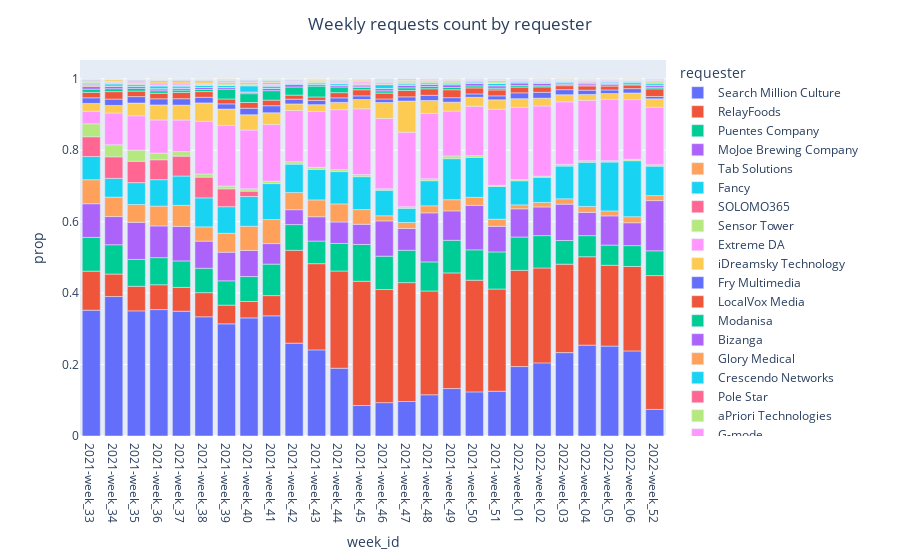

Notebook source saved alongside this figure:
### Markdown cell above
### Proportion  graph

### Code cell
req_weekly = ad_recs_annotated.groupby(['week_id']).requester.value_counts(normalize=True).to_frame()
req_weekly.rename(columns={'requester':'prop'},inplace=True)
req_weekly=req_weekly.reset_index()
req_weekly

fig = px.bar(req_weekly , x='week_id',y='prop', color='requester')
fig.update_layout(title_text='Weekly requests count by requester', title_x=0.5)

### Figure 1 — Plotly figure (JSON) as saved in the notebook; plotly's stock layout.template omitted (floating-point values rounded to 4 significant figures)
{"data": [{"alignmentgroup": "True", "hovertemplate": "requester=Search Million Culture<br>week_id=%{x}<br>prop=%{y}<extra></extra>", "legendgroup": "Search Million Culture", "marker": {"color": "#636efa", "pattern": {"shape": ""}}, "name": "Search Million Culture", "offsetgroup": "Search Million Culture", "orientation": "v", "showlegend": true, "textposition": "auto", "type": "bar", "x": ["2021-week_33", "2021-week_34", "2021-week_35", "2021-week_36", "2021-week_37", "2021-week_38", "2021-week_39", "2021-week_40", "2021-week_41", "2021-week_42", "2021-week_43", "2021-week_44", "2021-week_45", "2021-week_46", "2021-week_47", "2021-week_48", "2021-week_49", "2021-week_50", "2021-week_51", "2022-week_01", "2022-week_02", "2022-week_03", "2022-week_04", "2022-week_05", "2022-week_06", "2022-week_52"], "xaxis": "x", "y": [0.3522, 0.3904, 0.3503, 0.3539, 0.3494, 0.3337, 0.314, 0.3306, 0.3364, 0.2599, 0.2411, 0.1897, 0.08532, 0.09338, 0.09665, 0.1154, 0.1329, 0.1235, 0.1253, 0.1944, 0.2047, 0.2334, 0.2544, 0.2516, 0.2382, 0.07439], "yaxis": "y"}, {"alignmentgroup": "True", "hovertemplate": "requester=RelayFoods<br>week_id=%{x}<br>prop=%{y}<extra></extra>", "legendgroup": "RelayFoods", "marker": {"color": "#EF553B", "pattern": {"shape": ""}}, "name": "RelayFoods", "offsetgroup": "RelayFoods", "orientation": "v", "showlegend": true, "textposition": "auto", "type": "bar", "x": ["2021-week_33", "2021-week_34", "2021-week_35", "2021-week_36", "2021-week_37", "2021-week_38", "2021-week_39", "2021-week_40", "2021-week_41", "2021-week_42", "2021-week_43", "2021-week_44", "2021-week_45", "2021-week_46", "2021-week_47", "2021-week_48", "2021-week_49", "2021-week_50", "2021-week_51", "2022-week_01", "2022-week_02", "2022-week_03", "2022-week_04", "2022-week_05", "2022-week_06", "2022-week_52"], "xaxis": "x", "y": [0.1093, 0.06297, 0.06881, 0.06949, 0.06663, 0.06754, 0.05237, 0.04602, 0.05661, 0.2599, 0.2413, 0.2721, 0.3479, 0.3168, 0.3327, 0.2905, 0.3237, 0.3126, 0.2862, 0.2693, 0.2657, 0.2476, 0.2475, 0.2263, 0.2365, 0.3747], "yaxis": "y"}, {"alignmentgroup": "True", "hovertemplate": "requester=Puentes Company<br>week_id=%{x}<br>prop=%{y}<extra></extra>", "legendgroup": "Puentes Company", "marker": {"color": "#00cc96", "pattern": {"shape": ""}}, "name": "Puentes Company", "offsetgroup": "Puentes Company", "orientation": "v", "showlegend": true, "textposition": "auto", "type": "bar", "x": ["2021-week_33", "2021-week_34", "2021-week_35", "2021-week_36", "2021-week_37", "2021-week_38", "2021-week_39", "2021-week_40", "2021-week_41", "2021-week_42", "2021-week_43", "2021-week_44", "2021-week_45", "2021-week_46", "2021-week_47", "2021-week_48", "2021-week_49", "2021-week_50", "2021-week_51", "2022-week_01", "2022-week_02", "2022-week_03", "2022-week_04", "2022-week_05", "2022-week_06", "2022-week_52"], "xaxis": "x", "y": [0.09452, 0.08197, 0.07521, 0.07589, 0.07407, 0.06831, 0.06805, 0.06976, 0.08818, 0.07206, 0.06334, 0.07721, 0.103, 0.09324, 0.09061, 0.08144, 0.0913, 0.08498, 0.1038, 0.09336, 0.09062, 0.06635, 0.05902, 0.05654, 0.05831, 0.06937], "yaxis": "y"}, {"alignmentgroup": "True", "hovertemplate": "requester=MoJoe Brewing Company<br>week_id=%{x}<br>prop=%{y}<extra></extra>", "legendgroup": "MoJoe Brewing Company", "marker": {"color": "#ab63fa", "pattern": {"shape": ""}}, "name": "MoJoe Brewing Company", "offsetgroup": "MoJoe Brewing Company", "orientation": "v", "showlegend": true, "textposition": "auto", "type": "bar", "x": ["2021-week_33", "2021-week_34", "2021-week_35", "2021-week_36", "2021-week_37", "2021-week_38", "2021-week_39", "2021-week_40", "2021-week_41", "2021-week_42", "2021-week_43", "2021-week_44", "2021-week_45", "2021-week_46", "2021-week_47", "2021-week_48", "2021-week_49", "2021-week_50", "2021-week_51", "2022-week_01", "2022-week_02", "2022-week_03", "2022-week_04", "2022-week_05", "2022-week_06", "2022-week_52"], "xaxis": "x", "y": [0.09425, 0.07891, 0.1039, 0.08881, 0.09672, 0.07597, 0.08012, 0.07309, 0.05744, 0.04167, 0.068, 0.06007, 0.05651, 0.09875, 0.0611, 0.1373, 0.0823, 0.1245, 0.07169, 0.07897, 0.08029, 0.1017, 0.06508, 0.08174, 0.06394, 0.1406], "yaxis": "y"}, {"alignmentgroup": "True", "hovertemplate": "requester=Tab Solutions<br>week_id=%{x}<br>prop=%{y}<extra></extra>", "legendgroup": "Tab Solutions", "marker": {"color": "#FFA15A", "pattern": {"shape": ""}}, "name": "Tab Solutions", "offsetgroup": "Tab Solutions", "orientation": "v", "showlegend": true, "textposition": "auto", "type": "bar", "x": ["2021-week_33", "2021-week_34", "2021-week_35", "2021-week_36", "2021-week_37", "2021-week_38", "2021-week_39", "2021-week_40", "2021-week_41", "2021-week_42", "2021-week_43", "2021-week_44", "2021-week_45", "2021-week_46", "2021-week_47", "2021-week_48", "2021-week_49", "2021-week_50", "2021-week_51", "2022-week_01", "2022-week_02", "2022-week_03", "2022-week_04", "2022-week_05", "2022-week_06", "2022-week_52"], "xaxis": "x", "y": [0.06722, 0.05435, 0.04982, 0.05552, 0.05885, 0.04001, 0.05293, 0.06775, 0.06725, 0.048, 0.04719, 0.05063, 0.04114, 0.01436, 0.01659, 0.01972, 0.03132, 0.02256, 0.01999, 0.01098, 0.01262, 0.01495, 0.01657, 0.01393, 0.0171, 0.014], "yaxis": "y"}, {"alignmentgroup": "True", "hovertemplate": "requester=Fancy<br>week_id=%{x}<br>prop=%{y}<extra></extra>", "legendgroup": "Fancy", "marker": {"color": "#19d3f3", "pattern": {"shape": ""}}, "name": "Fancy", "offsetgroup": "Fancy", "orientation": "v", "showlegend": true, "textposition": "auto", "type": "bar", "x": ["2021-week_33", "2021-week_34", "2021-week_35", "2021-week_36", "2021-week_37", "2021-week_38", "2021-week_39", "2021-week_40", "2021-week_41", "2021-week_42", "2021-week_43", "2021-week_44", "2021-week_45", "2021-week_46", "2021-week_47", "2021-week_48", "2021-week_49", "2021-week_50", "2021-week_51", "2022-week_01", "2022-week_02", "2022-week_03", "2022-week_04", "2022-week_05", "2022-week_06", "2022-week_52"], "xaxis": "x", "y": [0.06485, 0.05261, 0.0613, 0.07394, 0.08213, 0.08106, 0.0745, 0.08323, 0.1007, 0.07958, 0.08561, 0.09043, 0.09217, 0.07136, 0.03979, 0.07026, 0.1149, 0.1117, 0.0916, 0.06743, 0.07044, 0.09171, 0.1238, 0.1368, 0.1567, 0.08242], "yaxis": "y"}, {"alignmentgroup": "True", "hovertemplate": "requester=SOLOMO365<br>week_id=%{x}<br>prop=%{y}<extra></extra>", "legendgroup": "SOLOMO365", "marker": {"color": "#FF6692", "pattern": {"shape": ""}}, "name": "SOLOMO365", "offsetgroup": "SOLOMO365", "orientation": "v", "showlegend": true, "textposition": "auto", "type": "bar", "x": ["2021-week_33", "2021-week_34", "2021-week_35", "2021-week_36", "2021-week_37", "2021-week_38", "2021-week_39", "2021-week_40"], "xaxis": "x", "y": [0.05545, 0.0604, 0.05976, 0.05573, 0.05559, 0.05813, 0.04994, 0.01499], "yaxis": "y"}, {"alignmentgroup": "True", "hovertemplate": "requester=Sensor Tower<br>week_id=%{x}<br>prop=%{y}<extra></extra>", "legendgroup": "Sensor Tower", "marker": {"color": "#B6E880", "pattern": {"shape": ""}}, "name": "Sensor Tower", "offsetgroup": "Sensor Tower", "orientation": "v", "showlegend": true, "textposition": "auto", "type": "bar", "x": ["2021-week_33", "2021-week_34", "2021-week_35", "2021-week_36", "2021-week_37", "2021-week_38", "2021-week_39", "2021-week_40", "2021-week_41", "2021-week_42", "2021-week_43", "2021-week_44", "2021-week_45", "2021-week_46", "2021-week_47", "2021-week_48", "2021-week_49", "2021-week_50", "2021-week_51", "2022-week_01", "2022-week_02", "2022-week_03", "2022-week_04", "2022-week_05", "2022-week_06", "2022-week_52"], "xaxis": "x", "y": [0.03629, 0.03375, 0.03131, 0.01876, 0.01285, 0.008713, 0.0077, 0.006456, 0.006745, 0.006817, 0.005568, 0.005385, 0.005748, 0.004321, 0.004444, 0.005554, 0.007463, 0.00486, 0.003358, 0.003476, 0.002981, 0.00447, 0.004315, 0.003899, 0.00417, 0.004206], "yaxis": "y"}, {"alignmentgroup": "True", "hovertemplate": "requester=Extreme DA<br>week_id=%{x}<br>prop=%{y}<extra></extra>", "legendgroup": "Extreme DA", "marker": {"color": "#FF97FF", "pattern": {"shape": ""}}, "name": "Extreme DA", "offsetgroup": "Extreme DA", "orientation": "v", "showlegend": true, "textposition": "auto", "type": "bar", "x": ["2021-week_33", "2021-week_34", "2021-week_35", "2021-week_36", "2021-week_37", "2021-week_38", "2021-week_39", "2021-week_40", "2021-week_41", "2021-week_42", "2021-week_43", "2021-week_44", "2021-week_45", "2021-week_46", "2021-week_47", "2021-week_48", "2021-week_49", "2021-week_50", "2021-week_51", "2022-week_01", "2022-week_02", "2022-week_03", "2022-week_04", "2022-week_05", "2022-week_06", "2022-week_52"], "xaxis": "x", "y": [0.03518, 0.08893, 0.09601, 0.09263, 0.08831, 0.1478, 0.17, 0.1647, 0.1588, 0.1432, 0.1565, 0.1679, 0.1842, 0.1966, 0.2084, 0.1829, 0.1258, 0.1384, 0.2129, 0.2021, 0.1966, 0.1753, 0.1691, 0.1716, 0.1669, 0.1606], "yaxis": "y"}, {"alignmentgroup": "True", "hovertemplate": "requester=iDreamsky Technology<br>week_id=%{x}<br>prop=%{y}<extra></extra>", "legendgroup": "iDreamsky Technology", "marker": {"color": "#FECB52", "pattern": {"shape": ""}}, "name": "iDreamsky Technology", "offsetgroup": "iDreamsky Technology", "orientation": "v", "showlegend": true, "textposition": "auto", "type": "bar", "x": ["2021-week_33", "2021-week_34", "2021-week_35", "2021-week_36", "2021-week_37", "2021-week_38", "2021-week_39", "2021-week_40", "2021-week_41", "2021-week_42", "2021-week_43", "2021-week_44", "2021-week_45", "2021-week_46", "2021-week_47", "2021-week_48", "2021-week_49", "2021-week_50", "2021-week_51", "2022-week_01", "2022-week_02", "2022-week_03", "2022-week_04", "2022-week_05", "2022-week_06", "2022-week_52"], "xaxis": "x", "y": [0.02187, 0.02115, 0.03576, 0.04211, 0.04176, 0.05123, 0.04557, 0.04276, 0.03275, 0.01843, 0.01893, 0.02056, 0.02604, 0.04495, 0.08735, 0.03624, 0.02483, 0.02513, 0.0264, 0.02426, 0.02177, 0.01991, 0.01636, 0.01636, 0.01856, 0.02367], "yaxis": "y"}, {"alignmentgroup": "True", "hovertemplate": "requester=Fry Multimedia<br>week_id=%{x}<br>prop=%{y}<extra></extra>", "legendgroup": "Fry Multimedia", "marker": {"color": "#636efa", "pattern": {"shape": ""}}, "name": "Fry Multimedia", "offsetgroup": "Fry Multimedia", "orientation": "v", "showlegend": true, "textposition": "auto", "type": "bar", "x": ["2021-week_33", "2021-week_34", "2021-week_35", "2021-week_36", "2021-week_37", "2021-week_38", "2021-week_39", "2021-week_40", "2021-week_41", "2021-week_42", "2021-week_43", "2021-week_44", "2021-week_45", "2021-week_46", "2021-week_47", "2021-week_48", "2021-week_49", "2021-week_50", "2021-week_51", "2022-week_01", "2022-week_02", "2022-week_03", "2022-week_04", "2022-week_05", "2022-week_06", "2022-week_52"], "xaxis": "x", "y": [0.01567, 0.01774, 0.01795, 0.01716, 0.01786, 0.01575, 0.01457, 0.01826, 0.01961, 0.01343, 0.01211, 0.01259, 0.01011, 0.009756, 0.0118, 0.01451, 0.01262, 0.009234, 0.01101, 0.01634, 0.0165, 0.01418, 0.01204, 0.009957, 0.01216, 0.006529], "yaxis": "y"}, {"alignmentgroup": "True", "hovertemplate": "requester=LocalVox Media<br>week_id=%{x}<br>prop=%{y}<extra></extra>", "legendgroup": "LocalVox Media", "marker": {"color": "#EF553B", "pattern": {"shape": ""}}, "name": "LocalVox Media", "offsetgroup": "LocalVox Media", "orientation": "v", "showlegend": true, "textposition": "auto", "type": "bar", "x": ["2021-week_33", "2021-week_34", "2021-week_35", "2021-week_36", "2021-week_37", "2021-week_38", "2021-week_39", "2021-week_40", "2021-week_41", "2021-week_42", "2021-week_43", "2021-week_44", "2021-week_45", "2021-week_46", "2021-week_47", "2021-week_48", "2021-week_49", "2021-week_50", "2021-week_51", "2022-week_01", "2022-week_02", "2022-week_03", "2022-week_04", "2022-week_05", "2022-week_06", "2022-week_52"], "xaxis": "x", "y": [0.01525, 0.02088, 0.01552, 0.01536, 0.01765, 0.01596, 0.01367, 0.01603, 0.01572, 0.01127, 0.009397, 0.01455, 0.01724, 0.01645, 0.01791, 0.01826, 0.02218, 0.01687, 0.01663, 0.01613, 0.01505, 0.01118, 0.0119, 0.011, 0.01015, 0.02147], "yaxis": "y"}, {"alignmentgroup": "True", "hovertemplate": "requester=Modanisa<br>week_id=%{x}<br>prop=%{y}<extra></extra>", "legendgroup": "Modanisa", "marker": {"color": "#00cc96", "pattern": {"shape": ""}}, "name": "Modanisa", "offsetgroup": "Modanisa", "orientation": "v", "showlegend": true, "textposition": "auto", "type": "bar", "x": ["2021-week_33", "2021-week_34", "2021-week_35", "2021-week_36", "2021-week_37", "2021-week_38", "2021-week_39", "2021-week_40", "2021-week_41", "2021-week_42", "2021-week_43", "2021-week_44", "2021-week_45", "2021-week_46", "2021-week_47", "2021-week_48", "2021-week_49", "2021-week_50", "2021-week_51", "2022-week_01", "2022-week_02", "2022-week_03", "2022-week_04", "2022-week_05", "2022-week_06", "2022-week_52"], "xaxis": "x", "y": [0.009055, 0.008141, 0.007584, 0.007158, 0.006462, 0.005855, 0.02747, 0.02471, 0.02656, 0.02275, 0.03049, 0.01595, 0.006233, 0.006481, 0.007291, 0.006526, 0.006277, 0.005762, 0.00492, 0.004449, 0.003328, 0.003492, 0.002784, 0.004108, 0.002571, 0.004331], "yaxis": "y"}, {"alignmentgroup": "True", "hovertemplate": "requester=Bizanga<br>week_id=%{x}<br>prop=%{y}<extra></extra>", "legendgroup": "Bizanga", "marker": {"color": "#ab63fa", "pattern": {"shape": ""}}, "name": "Bizanga", "offsetgroup": "Bizanga", "orientation": "v", "showlegend": true, "textposition": "auto", "type": "bar", "x": ["2021-week_33", "2021-week_34", "2021-week_35", "2021-week_36", "2021-week_37", "2021-week_38", "2021-week_39", "2021-week_40", "2021-week_41", "2021-week_42", "2021-week_43", "2021-week_44", "2021-week_45", "2021-week_46", "2021-week_47", "2021-week_48", "2021-week_49", "2021-week_50", "2021-week_51", "2022-week_01", "2022-week_02", "2022-week_03", "2022-week_04", "2022-week_05", "2022-week_06", "2022-week_52"], "xaxis": "x", "y": [0.007175, 0.006889, 0.005705, 0.005281, 0.00535, 0.005437, 0.004786, 0.004443, 0.005981, 0.006886, 0.004942, 0.004126, 0.004224, 0.006202, 0.007082, 0.006248, 0.007672, 0.006804, 0.006794, 0.007438, 0.006379, 0.00454, 0.003759, 0.003412, 0.003892, 0.006089], "yaxis": "y"}, {"alignmentgroup": "True", "hovertemplate": "requester=Glory Medical<br>week_id=%{x}<br>prop=%{y}<extra></extra>", "legendgroup": "Glory Medical", "marker": {"color": "#FFA15A", "pattern": {"shape": ""}}, "name": "Glory Medical", "offsetgroup": "Glory Medical", "orientation": "v", "showlegend": true, "textposition": "auto", "type": "bar", "x": ["2021-week_33", "2021-week_34", "2021-week_35", "2021-week_36", "2021-week_37", "2021-week_38", "2021-week_39", "2021-week_40", "2021-week_41", "2021-week_42", "2021-week_43", "2021-week_44", "2021-week_46", "2021-week_47", "2021-week_48", "2021-week_49", "2021-week_50", "2021-week_51", "2022-week_01", "2022-week_02", "2022-week_03", "2022-week_05", "2022-week_52"], "xaxis": "x", "y": [0.003413, 0.0007654, 0.0001391, 0.0006254, 0.0002084, 0.0003485, 0.0002081, 0.0002082, 6.954e-05, 6.956e-05, 6.96e-05, 0.0003497, 0.0001394, 0.0002083, 0.0002777, 0.0004185, 0.0003471, 0.0003124, 0.000139, 0.0001387, 6.985e-05, 0.0001393, 6.277e-05], "yaxis": "y"}, {"alignmentgroup": "True", "hovertemplate": "requester=Crescendo Networks<br>week_id=%{x}<br>prop=%{y}<extra></extra>", "legendgroup": "Crescendo Networks", "marker": {"color": "#19d3f3", "pattern": {"shape": ""}}, "name": "Crescendo Networks", "offsetgroup": "Crescendo Networks", "orientation": "v", "showlegend": true, "textposition": "auto", "type": "bar", "x": ["2021-week_33", "2021-week_34", "2021-week_35", "2021-week_36", "2021-week_37", "2021-week_38", "2021-week_39", "2021-week_40", "2021-week_41", "2021-week_42", "2021-week_43", "2021-week_44", "2021-week_45", "2021-week_46", "2021-week_47", "2021-week_48", "2021-week_49", "2021-week_50", "2021-week_51", "2022-week_01", "2022-week_02", "2022-week_03", "2022-week_04", "2022-week_05", "2022-week_06", "2022-week_52"], "xaxis": "x", "y": [0.003065, 0.005706, 0.004801, 0.007366, 0.006184, 0.006482, 0.005411, 0.0177, 0.006398, 0.003408, 0.004107, 0.004686, 0.003324, 0.01087, 0.003749, 0.003749, 0.004464, 0.003957, 0.006248, 0.002642, 0.003397, 0.002584, 0.003063, 0.003342, 0.002085, 0.005712], "yaxis": "y"}, {"alignmentgroup": "True", "hovertemplate": "requester=Pole Star<br>week_id=%{x}<br>prop=%{y}<extra></extra>", "legendgroup": "Pole Star", "marker": {"color": "#FF6692", "pattern": {"shape": ""}}, "name": "Pole Star", "offsetgroup": "Pole Star", "orientation": "v", "showlegend": true, "textposition": "auto", "type": "bar", "x": ["2021-week_33", "2021-week_34", "2021-week_37", "2021-week_38", "2021-week_39", "2021-week_40", "2021-week_41", "2021-week_42", "2021-week_43", "2021-week_44", "2021-week_45", "2021-week_46", "2021-week_49", "2021-week_50", "2021-week_51", "2022-week_01", "2022-week_02", "2022-week_03", "2022-week_04", "2022-week_05", "2022-week_06", "2022-week_52"], "xaxis": "x", "y": [0.003065, 0.00174, 6.948e-05, 6.97e-05, 0.0001387, 6.942e-05, 0.001182, 0.0002087, 0.0002088, 0.0006294, 0.001731, 0.001115, 0.0001395, 6.943e-05, 7.809e-05, 0.0003476, 0.0003467, 0.0003492, 0.001531, 0.001393, 0.001668, 0.0001255], "yaxis": "y"}, {"alignmentgroup": "True", "hovertemplate": "requester=aPriori Technologies<br>week_id=%{x}<br>prop=%{y}<extra></extra>", "legendgroup": "aPriori Technologies", "marker": {"color": "#B6E880", "pattern": {"shape": ""}}, "name": "aPriori Technologies", "offsetgroup": "aPriori Technologies", "orientation": "v", "showlegend": true, "textposition": "auto", "type": "bar", "x": ["2021-week_33", "2021-week_34", "2021-week_35", "2021-week_36", "2021-week_37", "2021-week_38", "2021-week_39", "2021-week_40", "2021-week_41", "2021-week_42", "2021-week_43", "2021-week_44", "2021-week_45", "2021-week_46", "2021-week_47", "2021-week_48", "2021-week_49", "2021-week_50", "2021-week_51", "2022-week_01", "2022-week_02", "2022-week_03", "2022-week_04", "2022-week_05", "2022-week_06", "2022-week_52"], "xaxis": "x", "y": [0.002995, 0.002923, 0.003966, 0.002988, 0.00271, 0.00244, 0.003954, 0.004443, 0.003547, 0.002295, 0.002854, 0.002308, 0.00367, 0.005157, 0.004999, 0.003263, 0.003487, 0.003541, 0.004139, 0.003267, 0.002011, 0.001746, 0.002088, 0.002298, 0.002015, 0.003829], "yaxis": "y"}, {"alignmentgroup": "True", "hovertemplate": "requester=G-mode<br>week_id=%{x}<br>prop=%{y}<extra></extra>", "legendgroup": "G-mode", "marker": {"color": "#FF97FF", "pattern": {"shape": ""}}, "name": "G-mode", "offsetgroup": "G-mode", "orientation": "v", "showlegend": true, "textposition": "auto", "type": "bar", "x": ["2021-week_33", "2021-week_34", "2021-week_35", "2021-week_36", "2021-week_37", "2021-week_38", "2021-week_39", "2021-week_40", "2021-week_41", "2021-week_42", "2021-week_43", "2021-week_44", "2021-week_45", "2021-week_46", "2021-week_47", "2021-week_48", "2021-week_49", "2021-week_50", "2021-week_51", "2022-week_01", "2022-week_02", "2022-week_03", "2022-week_04", "2022-week_05", "2022-week_06", "2022-week_52"], "xaxis": "x", "y": [0.002647, 0.002644, 0.003061, 0.005629, 0.00535, 0.002997, 0.004786, 0.004929, 0.005563, 0.002504, 0.002158, 0.002588, 0.004294, 0.002997, 0.002847, 0.00361, 0.004115, 0.00236, 0.004608, 0.002294, 0.003328, 0.002375, 0.002784, 0.002298, 0.001459, 0.004331], "yaxis": "y"}, {"alignmentgroup": "True", "hovertemplate": "requester=VarVee<br>week_id=%{x}<br>prop=%{y}<extra></extra>", "legendgroup": "VarVee", "marker": {"color": "#FECB52", "pattern": {"shape": ""}}, "name": "VarVee", "offsetgroup": "VarVee", "orientation": "v", "showlegend": true, "textposition": "auto", "type": "bar", "x": ["2021-week_33", "2021-week_34", "2021-week_35", "2021-week_36", "2021-week_37", "2021-week_38", "2021-week_39", "2021-week_40", "2021-week_41", "2021-week_42", "2021-week_43", "2021-week_44", "2021-week_45", "2021-week_46", "2021-week_47", "2021-week_48", "2021-week_49", "2021-week_50", "2021-week_51", "2022-week_01", "2022-week_02", "2022-week_03", "2022-week_04", "2022-week_05", "2022-week_06", "2022-week_52"], "xaxis": "x", "y": [0.002299, 0.004662, 0.00487, 0.00688, 0.007435, 0.007179, 0.005064, 0.00479, 0.005563, 0.002365, 0.002993, 0.003217, 0.003601, 0.002439, 0.002708, 0.001736, 0.0004882, 0.0006248, 0.0004686, 0.0002781, 0.0006933, 0.0007683, 0.001044, 0.0007659, 0.000695, 0.0003766], "yaxis": "y"}, {"alignmentgroup": "True", "hovertemplate": "requester=PageBites<br>week_id=%{x}<br>prop=%{y}<extra></extra>", "legendgroup": "PageBites", "marker": {"color": "#636efa", "pattern": {"shape": ""}}, "name": "PageBites", "offsetgroup": "PageBites", "orientation": "v", "showlegend": true, "textposition": "auto", "type": "bar", "x": ["2021-week_33", "2021-week_34", "2021-week_35", "2021-week_36", "2021-week_37", "2021-week_38", "2021-week_39", "2021-week_40", "2021-week_41", "2021-week_42", "2021-week_43", "2021-week_44", "2022-week_02", "2022-week_03", "2022-week_04", "2022-week_05", "2022-week_06"], "xaxis": "x", "y": [0.001602, 0.0006958, 0.001113, 0.0008339, 0.001251, 0.0007667, 0.0004856, 6.942e-05, 0.0004868, 0.0005565, 0.0002784, 0.0002098, 0.0001387, 0.0002095, 0.0002088, 0.0002089, 0.000278], "yaxis": "y"}, {"alignmentgroup": "True", "hovertemplate": "requester=Mission Street Manufacturing<br>week_id=%{x}<br>prop=%{y}<extra></extra>", "legendgroup": "Mission Street Manufacturing", "marker": {"color": "#EF553B", "pattern": {"shape": ""}}, "name": "Mission Street Manufacturing", "offsetgroup": "Mission Street Manufacturing", "orientation": "v", "showlegend": true, "textposition": "auto", "type": "bar", "x": ["2021-week_33", "2021-week_34", "2021-week_35", "2021-week_36", "2021-week_37", "2021-week_38", "2021-week_39", "2021-week_40", "2021-week_41", "2021-week_42", "2021-week_43", "2021-week_44", "2021-week_45", "2021-week_46", "2021-week_47", "2021-week_48", "2021-week_49", "2021-week_50", "2021-week_51", "2022-week_01", "2022-week_02", "2022-week_03", "2022-week_04", "2022-week_05", "2022-week_06", "2022-week_52"], "xaxis": "x", "y": [0.0009752, 0.0006958, 0.001044, 0.0003475, 0.0003474, 0.0006273, 0.0004162, 0.0003471, 0.0004172, 0.0004174, 0.0004176, 0.0009092, 0.0006233, 0.0005575, 0.0005555, 0.0004166, 0.0009067, 0.0004166, 0.0003905, 0.0003476, 0.000208, 0.0004889, 6.96e-05, 0.0002089, 0.000556, 0.0002511], "yaxis": "y"}, {"alignmentgroup": "True", "hovertemplate": "requester=Allthetopbananas.com<br>week_id=%{x}<br>prop=%{y}<extra></extra>", "legendgroup": "Allthetopbananas.com", "marker": {"color": "#00cc96", "pattern": {"shape": ""}}, "name": "Allthetopbananas.com", "offsetgroup": "Allthetopbananas.com", "orientation": "v", "showlegend": true, "textposition": "auto", "type": "bar", "x": ["2021-week_33", "2021-week_34", "2021-week_35", "2021-week_36", "2021-week_37", "2021-week_38", "2021-week_39", "2021-week_40", "2021-week_41", "2021-week_42", "2021-week_43", "2021-week_44", "2021-week_45", "2021-week_46", "2021-week_47", "2021-week_48", "2021-week_49", "2021-week_50", "2021-week_51", "2022-week_01", "2022-week_02", "2022-week_03", "2022-week_04", "2022-week_05", "2022-week_06", "2022-week_52"], "xaxis": "x", "y": [0.0004876, 0.0002088, 0.000487, 0.0009729, 0.0007643, 0.0009758, 0.0004162, 0.0009718, 0.0006954, 0.0002782, 0.0002088, 0.0006993, 0.001108, 0.0007666, 0.0003472, 0.000486, 0.000558, 0.0005554, 0.0004686, 0.0004171, 0.0004853, 0.0005588, 0.0005568, 0.0003481, 0.000278, 0.0008788], "yaxis": "y"}, {"alignmentgroup": "True", "hovertemplate": "requester=OpenDesks, Inc.<br>week_id=%{x}<br>prop=%{y}<extra></extra>", "legendgroup": "OpenDesks, Inc.", "marker": {"color": "#ab63fa", "pattern": {"shape": ""}}, "name": "OpenDesks, Inc.", "offsetgroup": "OpenDesks, Inc.", "orientation": "v", "showlegend": true, "textposition": "auto", "type": "bar", "x": ["2021-week_33", "2021-week_34", "2021-week_35", "2021-week_36", "2021-week_37", "2021-week_38", "2021-week_39", "2021-week_40", "2021-week_41", "2021-week_42", "2021-week_43", "2021-week_44", "2021-week_45", "2021-week_46", "2021-week_47", "2021-week_48", "2021-week_49", "2021-week_50", "2021-week_51", "2022-week_01", "2022-week_02", "2022-week_03", "2022-week_04", "2022-week_05", "2022-week_06", "2022-week_52"], "xaxis": "x", "y": [0.0004179, 0.0004175, 0.000487, 0.00132, 0.0009033, 0.001255, 0.002012, 0.00236, 0.001808, 0.001948, 0.001114, 0.001888, 0.001593, 0.002997, 0.002569, 0.001458, 0.001534, 0.0008331, 0.002421, 0.00146, 0.001664, 0.001187, 0.0009049, 0.0008355, 0.0009035, 0.001883], "yaxis": "y"}, {"alignmentgroup": "True", "hovertemplate": "requester=Joules Clothing<br>week_id=%{x}<br>prop=%{y}<extra></extra>", "legendgroup": "Joules Clothing", "marker": {"color": "#FFA15A", "pattern": {"shape": ""}}, "name": "Joules Clothing", "offsetgroup": "Joules Clothing", "orientation": "v", "showlegend": true, "textposition": "auto", "type": "bar", "x": ["2021-week_33", "2021-week_34", "2021-week_35", "2021-week_36", "2021-week_38", "2021-week_41", "2021-week_42", "2021-week_44", "2021-week_45", "2021-week_46", "2021-week_47", "2022-week_02"], "xaxis": "x", "y": [0.0002786, 6.958e-05, 0.0003479, 0.0002085, 6.97e-05, 6.954e-05, 0.0001391, 0.0002098, 6.925e-05, 0.0001394, 6.943e-05, 6.933e-05], "yaxis": "y"}, {"alignmentgroup": "True", "hovertemplate": "requester=Metranome<br>week_id=%{x}<br>prop=%{y}<extra></extra>", "legendgroup": "Metranome", "marker": {"color": "#19d3f3", "pattern": {"shape": ""}}, "name": "Metranome", "offsetgroup": "Metranome", "orientation": "v", "showlegend": true, "textposition": "auto", "type": "bar", "x": ["2021-week_33", "2021-week_34", "2021-week_35", "2021-week_36", "2021-week_37", "2021-week_38", "2021-week_39", "2021-week_40", "2021-week_44", "2021-week_46", "2021-week_49", "2021-week_50", "2021-week_51", "2022-week_04", "2022-week_05", "2022-week_06", "2022-week_52"], "xaxis": "x", "y": [0.0002786, 0.0002088, 0.0002783, 0.0003475, 6.948e-05, 6.97e-05, 0.0001387, 0.0001388, 6.993e-05, 6.969e-05, 0.0001395, 0.0001389, 7.809e-05, 0.0001392, 6.963e-05, 6.95e-05, 6.277e-05], "yaxis": "y"}, {"alignmentgroup": "True", "hovertemplate": "requester=FlagTap<br>week_id=%{x}<br>prop=%{y}<extra></extra>", "legendgroup": "FlagTap", "marker": {"color": "#FF6692", "pattern": {"shape": ""}}, "name": "FlagTap", "offsetgroup": "FlagTap", "orientation": "v", "showlegend": true, "textposition": "auto", "type": "bar", "x": ["2021-week_33"], "xaxis": "x", "y": [0.0001393], "yaxis": "y"}, {"alignmentgroup": "True", "hovertemplate": "requester=Cuiker<br>week_id=%{x}<br>prop=%{y}<extra></extra>", "legendgroup": "Cuiker", "marker": {"color": "#B6E880", "pattern": {"shape": ""}}, "name": "Cuiker", "offsetgroup": "Cuiker", "orientation": "v", "showlegend": true, "textposition": "auto", "type": "bar", "x": ["2021-week_33", "2021-week_34", "2021-week_35", "2021-week_36", "2021-week_41", "2021-week_42", "2021-week_43", "2021-week_45", "2021-week_46", "2021-week_47", "2021-week_49", "2021-week_50", "2021-week_51", "2022-week_01", "2022-week_02", "2022-week_03", "2022-week_06", "2022-week_52"], "xaxis": "x", "y": [6.966e-05, 6.958e-05, 6.957e-05, 6.949e-05, 6.954e-05, 6.956e-05, 6.96e-05, 6.925e-05, 6.969e-05, 0.0001389, 0.0002092, 0.0001389, 7.809e-05, 6.952e-05, 6.933e-05, 6.985e-05, 6.95e-05, 6.277e-05], "yaxis": "y"}, {"alignmentgroup": "True", "hovertemplate": "requester=Cue<br>week_id=%{x}<br>prop=%{y}<extra></extra>", "legendgroup": "Cue", "marker": {"color": "#FF97FF", "pattern": {"shape": ""}}, "name": "Cue", "offsetgroup": "Cue", "orientation": "v", "showlegend": true, "textposition": "auto", "type": "bar", "x": ["2021-week_34", "2021-week_38", "2021-week_40"], "xaxis": "x", "y": [6.958e-05, 0.0001394, 6.942e-05], "yaxis": "y"}, {"alignmentgroup": "True", "hovertemplate": "requester=Doctorfun Entertainment, Ltd<br>week_id=%{x}<br>prop=%{y}<extra></extra>", "legendgroup": "Doctorfun Entertainment, Ltd", "marker": {"color": "#FECB52", "pattern": {"shape": ""}}, "name": "Doctorfun Entertainment, Ltd", "offsetgroup": "Doctorfun Entertainment, Ltd", "orientation": "v", "showlegend": true, "textposition": "auto", "type": "bar", "x": ["2021-week_35", "2021-week_36", "2021-week_37", "2021-week_38", "2021-week_39", "2021-week_40", "2021-week_41", "2021-week_42", "2021-week_43", "2021-week_44", "2021-week_45", "2021-week_46", "2021-week_48", "2021-week_49", "2021-week_51", "2022-week_01", "2022-week_02", "2022-week_03", "2022-week_04", "2022-week_05", "2022-week_06", "2022-week_52"], "xaxis": "x", "y": [0.0002783, 0.0004864, 0.0009033, 0.001046, 0.001249, 0.0009718, 0.001252, 0.001739, 0.0009745, 0.0009092, 6.925e-05, 6.969e-05, 0.0001389, 0.0002092, 7.809e-05, 6.952e-05, 0.0004853, 0.0007683, 0.0008352, 0.0007659, 0.000834, 6.277e-05], "yaxis": "y"}, {"alignmentgroup": "True", "hovertemplate": "requester=Altammune<br>week_id=%{x}<br>prop=%{y}<extra></extra>", "legendgroup": "Altammune", "marker": {"color": "#636efa", "pattern": {"shape": ""}}, "name": "Altammune", "offsetgroup": "Altammune", "orientation": "v", "showlegend": true, "textposition": "auto", "type": "bar", "x": ["2021-week_35", "2021-week_38", "2021-week_40", "2021-week_42"], "xaxis": "x", "y": [6.957e-05, 6.97e-05, 0.0001388, 6.956e-05], "yaxis": "y"}, {"alignmentgroup": "True", "hovertemplate": "requester=Earth Networks<br>week_id=%{x}<br>prop=%{y}<extra></extra>", "legendgroup": "Earth Networks", "marker": {"color": "#EF553B", "pattern": {"shape": ""}}, "name": "Earth Networks", "offsetgroup": "Earth Networks", "orientation": "v", "showlegend": true, "textposition": "auto", "type": "bar", "x": ["2021-week_35", "2021-week_36", "2021-week_41"], "xaxis": "x", "y": [6.957e-05, 0.000139, 6.954e-05], "yaxis": "y"}, {"alignmentgroup": "True", "hovertemplate": "requester=Derceto<br>week_id=%{x}<br>prop=%{y}<extra></extra>", "legendgroup": "Derceto", "marker": {"color": "#00cc96", "pattern": {"shape": ""}}, "name": "Derceto", "offsetgroup": "Derceto", "orientation": "v", "showlegend": true, "textposition": "auto", "type": "bar", "x": ["2021-week_37"], "xaxis": "x", "y": [6.948e-05], "yaxis": "y"}, {"alignmentgroup": "True", "hovertemplate": "requester=Marketo Japan<br>week_id=%{x}<br>prop=%{y}<extra></extra>", "legendgroup": "Marketo Japan", "marker": {"color": "#ab63fa", "pattern": {"shape": ""}}, "name": "Marketo Japan", "offsetgroup": "Marketo Japan", "orientation": "v", "showlegend": true, "textposition": "auto", "type": "bar", "x": ["2021-week_37"], "xaxis": "x", "y": [6.948e-05], "yaxis": "y"}, {"alignmentgroup": "True", "hovertemplate": "requester=Jun Group<br>week_id=%{x}<br>prop=%{y}<extra></extra>", "legendgroup": "Jun Group", "marker": {"color": "#FFA15A", "pattern": {"shape": ""}}, "name": "Jun Group", "offsetgroup": "Jun Group", "orientation": "v", "showlegend": true, "textposition": "auto", "type": "bar", "x": ["2021-week_44", "2021-week_51", "2022-week_04"], "xaxis": "x", "y": [6.993e-05, 7.809e-05, 0.0001392], "yaxis": "y"}, {"alignmentgroup": "True", "hovertemplate": "requester=PureSafe water systems<br>week_id=%{x}<br>prop=%{y}<extra></extra>", "legendgroup": "PureSafe water systems", "marker": {"color": "#19d3f3", "pattern": {"shape": ""}}, "name": "PureSafe water systems", "offsetgroup": "PureSafe water systems", "orientation": "v", "showlegend": true, "textposition": "auto", "type": "bar", "x": ["2022-week_05"], "xaxis": "x", "y": [6.963e-05], "yaxis": "y"}], "layout": {"autosize": true, "barmode": "relative", "legend": {"title": {"text": "requester"}, "tracegroupgap": 0}, "margin": {"t": 60}, "title": {"text": "Weekly requests count by requester", "x": 0.5}, "xaxis": {"anchor": "y", "autorange": true, "domain": [0, 1], "range": [-0.5, 25.5], "title": {"text": "week_id"}, "type": "category"}, "yaxis": {"anchor": "x", "autorange": true, "domain": [0, 1], "range": [0, 1.053], "title": {"text": "prop"}, "type": "linear"}}}
